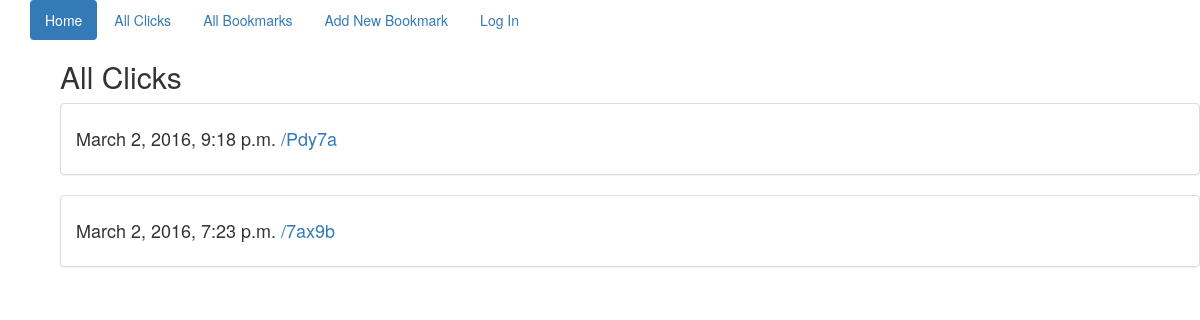
Page /all/ on the committed database.
### shorten_app/models.py (models this page shows, shortened)
class Clicks(models.Model):
    time_of_click = models.DateTimeField(auto_now_add=True)
    referenced_url = models.ForeignKey(Url)
    class Meta:
        ordering = ["-time_of_click"]

class Url(models.Model):
    url = models.URLField()
    title = models.CharField(max_length=100)
    description = models.TextField()
    short_version = models.CharField(max_length=30)
    added = models.DateTimeField(auto_now_add=True)
    user = models.ForeignKey(User)
    class Meta:
        ordering = ["-added"]

### shorten_app/views.py (the view)
# urls.py: url(r'^all/$', AllClick.as_view(), name="all_clicks"),
class AllClick(ListView):
    model = Clicks

### templates/shorten_app/clicks_list.html
{% extends 'base.html' %}
{% block content %}
    <div class="container">
    <h2>All Clicks</h2>
    {% for entry in clicks_list %}
        <div class="panel panel-default">
            <div class="panel-body">
                <h4>{{ entry.time_of_click }} <a href="{% url 'clicky' entry.referenced_url.short_version %}">/{{ entry.referenced_url.short_version }}</a></h4>
            </div>
        </div>
    {% endfor %}
    </div>
{% endblock %}

### rows in the picture
Clicks: time_of_click "March 2, 2016, 9:18 p.m.", referenced_url.short_version "Pdy7a"
Clicks: time_of_click "March 2, 2016, 7:23 p.m.", referenced_url.short_version "7ax9b"
